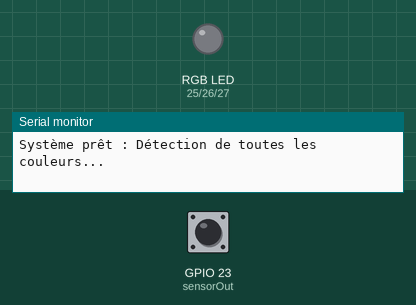
Simulated run of this sketch. Board: ESP32. Parts: an RGB LED mixed from three pins (HIGH = lit), the last lines printed to the serial monitor. The inputs (shaded band) are chosen by the test bench; at power-on: GPIO 23 (sensorOut) LOW. Pins used as bus, display or sensor lines are not drawn.

Above: at 1.8 s.
1.9 s: GPIO 23 (sensorOut) pulsed HIGH 5 times (0.12 s each, 0.3 s apart)
At 3.5 s:
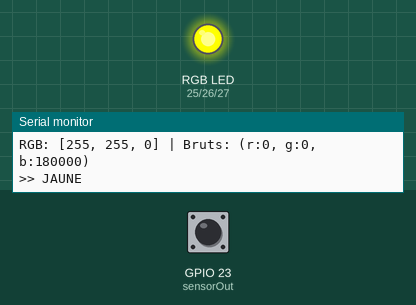
At 6.2 s:
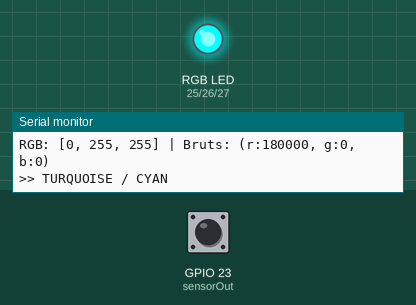
6.5 s: GPIO 23 (sensorOut) pulsed HIGH 2 times (0.12 s each, 0.3 s apart)
At 9.1 s:
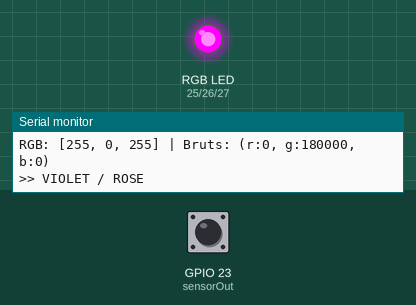
Timing chart, 0 to 12.7 s (numbered marks = the images above; inputs shaded):
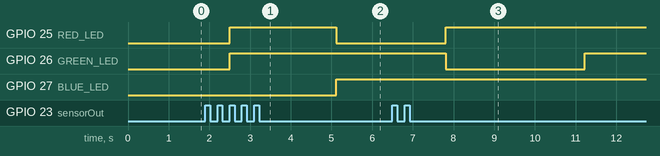

The sketch:

tri_color.ino
```cpp
// --- Configuration des Pins (Inchangée) ---
#define S0 18
#define S1 19
#define S2 21
#define S3 22
#define sensorOut 23
#define RED_LED 25
#define GREEN_LED 26
#define BLUE_LED 27

// --- Paramètres d'étalonnage (Ajustés selon vos tests) ---
// Ces valeurs permettent de convertir la fréquence en 0-255
int redMin = 15,   redMax = 220;
int greenMin = 15, greenMax = 220;
int blueMin = 15,  blueMax = 220;

void setup() {
  Serial.begin(115200);

  // Configuration Capteur
  pinMode(S0, OUTPUT);
  pinMode(S1, OUTPUT);
  pinMode(S2, OUTPUT);
  pinMode(S3, OUTPUT);
  pinMode(sensorOut, INPUT);

  // Configuration LED (Sorties PWM)
  pinMode(RED_LED, OUTPUT);
  pinMode(GREEN_LED, OUTPUT);
  pinMode(BLUE_LED, OUTPUT);

  // Échelle de fréquence à 20%
  digitalWrite(S0, HIGH);
  digitalWrite(S1, LOW);

  Serial.println("Système prêt : Détection de toutes les couleurs...");
}

void loop() {
  // 1. LECTURE des fréquences brutes
  int rBrut = readFrequency(LOW, LOW);   // Filtre Rouge
  delay(10);                             // Petite pause pour la stabilité
  int gBrut = readFrequency(HIGH, HIGH); // Filtre Vert
  delay(10);
  int bBrut = readFrequency(LOW, HIGH);  // Filtre Bleu

  // 2. CONVERSION (Mapping) en échelle 0-255
  // On utilise constrain pour éviter de dépasser 255 ou descendre sous 0
  int R = constrain(map(rBrut, redMin, redMax, 255, 0), 0, 255);
  int G = constrain(map(gBrut, greenMin, greenMax, 255, 0), 0, 255);
  int B = constrain(map(bBrut, blueMin, blueMax, 255, 0), 0, 255);

  // 3. AFFICHAGE des données pour contrôle
  Serial.printf("RGB: [%d, %d, %d] | Bruts: (r:%d, g:%d, b:%d)\n", R, G, B, rBrut, gBrut, bBrut);

  // 4. ACTIONS
  identifierNuance(R, G, B);
  piloterLED(R, G, B);

  delay(400); // Vitesse de lecture
}

// Fonction de lecture propre
int readFrequency(int s2, int s3) {
  digitalWrite(S2, s2);
  digitalWrite(S3, s3);
  return pulseIn(sensorOut, LOW);
}

// Commande de la LED par mélange de couleurs (PWM)
void piloterLED(int r, int g, int b) {
  analogWrite(RED_LED, r);
  analogWrite(GREEN_LED, g);
  analogWrite(BLUE_LED, b);
}

// Analyse précise des nuances
void identifierNuance(int r, int g, int b) {
  int total = r + g + b;

  if (total < 50) {
    Serial.println(">> NOIR / TROP SOMBRE");
  }
  else if (r > 210 && g > 210 && b > 210) {
    Serial.println(">> BLANC / TRES CLAIR");
  }
  else if (r > 200 && g > 100 && g < 180 && b < 100) {
    Serial.println(">> ORANGE");
  }
  else if (r > 180 && g > 180 && b < 120) {
    Serial.println(">> JAUNE");
  }
  else if (r > 150 && b > 150 && g < 130) {
    Serial.println(">> VIOLET / ROSE");
  }
  else if (g > 150 && b > 150 && r < 130) {
    Serial.println(">> TURQUOISE / CYAN");
  }
  else if (r > g && r > b) {
    Serial.println(">> ROUGE");
  }
  else if (g > r && g > b) {
    Serial.println(">> VERT");
  }
  else if (b > r && b > g) {
    Serial.println(">> BLEU");
  }
  else {
    Serial.println(">> NUANCE MIXTE");
  }
}
```

Measured:
- after the input at 1.9 s, GPIO 25 (RED_LED), GPIO 26 (GREEN_LED): LOW → HIGH after 0.60 s instead of 1.1 s; GPIO 27 (BLUE_LED): LOW → HIGH after 3.2 s instead of 1.1 s
- after the input at 6.5 s, GPIO 25 (RED_LED): LOW → HIGH after 1.3 s instead of 2.0 s; GPIO 26 (GREEN_LED): HIGH → LOW after 1.3 s, → HIGH 3.4 s later
